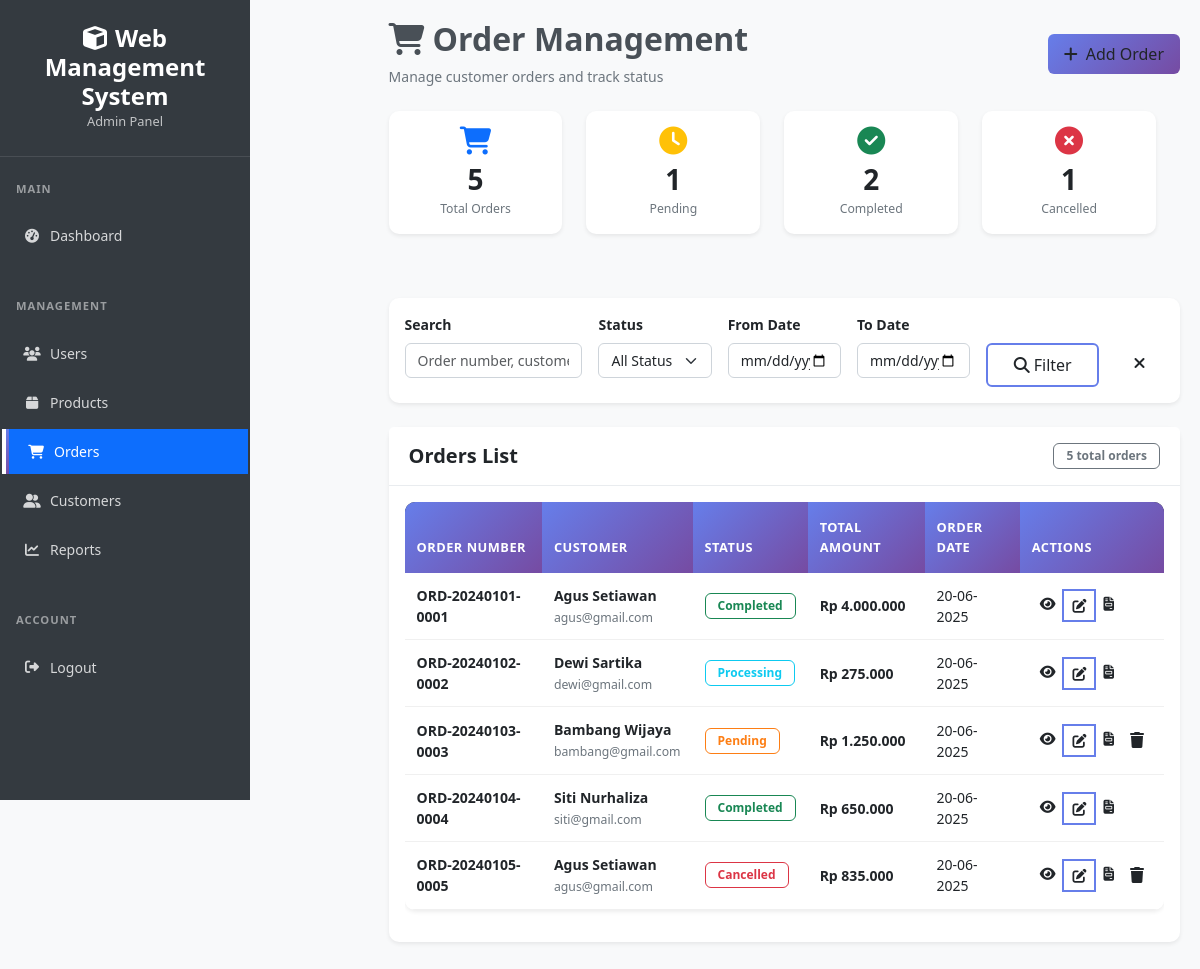
The app's page /admin/orders/index.php (signed in) with its own data.
### tables this page shows
CREATE TABLE `orders` (
  `id` int(11) NOT NULL,
  `customer_id` int(11) NOT NULL,
  `user_id` int(11) NOT NULL,
  `order_number` varchar(50) NOT NULL,
  `total_amount` decimal(10,2) NOT NULL DEFAULT 0.00,
  `status` enum('pending','processing','completed','cancelled') DEFAULT 'pending',
  `payment_status` enum('unpaid','paid','partial') DEFAULT 'unpaid',
  `order_date` timestamp NOT NULL DEFAULT current_timestamp(),
  `notes` text DEFAULT NULL
);

CREATE TABLE `customers` (
  `id` int(11) NOT NULL,
  `name` varchar(100) NOT NULL,
  `email` varchar(100) DEFAULT NULL,
  `phone` varchar(20) DEFAULT NULL,
  `address` text DEFAULT NULL,
  `city` varchar(50) DEFAULT NULL,
  `postal_code` varchar(10) DEFAULT NULL,
  `is_active` tinyint(1) DEFAULT 1,
  `created_at` timestamp NOT NULL DEFAULT current_timestamp()
);

### config/database.php (called while the page is built, shortened)
<?php
class Database {
    private $host = '127.0.0.1';
    private $dbname = 'web_app_db';
    private $username = 'root';
    private $password = '';
    private $charset = 'utf8mb4';
    private $pdo;
    public function connect() {
        if ($this->pdo === null) {
            try {
                $dsn = "mysql:host={$this->host};dbname={$this->dbname};charset={$this->charset}";
                $options = [
                    PDO::ATTR_ERRMODE => PDO::ERRMODE_EXCEPTION,
                    PDO::ATTR_DEFAULT_FETCH_MODE => PDO::FETCH_ASSOC,
                    PDO::ATTR_EMULATE_PREPARES => false,
                    PDO::MYSQL_ATTR_INIT_COMMAND => "SET NAMES {$this->charset}"
                ];
                $this->pdo = new PDO($dsn, $this->username, $this->password, $options);
            } catch (PDOException $e) {
                error_log("Database connection error: " . $e->getMessage());
                die("Database connection failed. Please check configuration.");
            }
        }
        return $this->pdo;
    }
}
$database = new Database();
$pdo = $database->connect();
function getDB() {
    global $pdo;
    return $pdo;
}
function executeQuery($sql, $params = []) {
    try {
        $pdo = getDB();
        $stmt = $pdo->prepare($sql);
        $stmt->execute($params);
        return $stmt;
    } catch (PDOException $e) {
        error_log("Query error: " . $e->getMessage());
        throw new Exception("Database query failed");
    }
}
function getRecord($sql, $params = []) {
    $stmt = executeQuery($sql, $params);
    return $stmt->fetch();
}
function getRecords($sql, $params = []) {
    $stmt = executeQuery($sql, $params);
    return $stmt->fetchAll();
}
?>

### config/config.php (called while the page is built, shortened)
<?php
function sanitizeInput($data) {
    return htmlspecialchars(strip_tags(trim($data)), ENT_QUOTES, 'UTF-8');
}
require_once CONFIG_PATH . '/database.php';
?>

### includes/functions.php (called while the page is built, shortened)
<?php
require_once dirname(__DIR__) . '/config/config.php';
require_once dirname(__DIR__) . '/config/database.php';
function formatDate($date, $format = DISPLAY_DATE_FORMAT) {
    return date($format, strtotime($date));
}
function formatDateTime($datetime, $format = DISPLAY_DATETIME_FORMAT) {
    return date($format, strtotime($datetime));
}
function formatCurrency($amount, $currency = 'IDR') {
    if ($currency === 'IDR') {
        return 'Rp ' . number_format($amount, 0, ',', '.');
    }
    return '$' . number_format($amount, 2, '.', ',');
}
?>

### admin/orders/index.php (the view, shortened to what this page needs)
<?php
require_once '../../config/config.php';
require_once '../../includes/functions.php';
$search = sanitizeInput($_GET['search'] ?? '');
$date_from = sanitizeInput($_GET['date_from'] ?? '');
$date_to = sanitizeInput($_GET['date_to'] ?? '');
$where_conditions = [];
$params = [];
$where_clause = !empty($where_conditions) ? 'WHERE ' . implode(' AND ', $where_conditions) : '';
$page = (int)($_GET['page'] ?? 1);
$limit = RECORDS_PER_PAGE;
$offset = ($page - 1) * $limit;
$count_sql = "SELECT COUNT(*) as total
              FROM orders o
              LEFT JOIN customers c ON o.customer_id = c.id
              $where_clause";
$count_result = getRecord($count_sql, $params);
$total_records = $count_result['total'] ?? 0;
$sql = "SELECT o.*, c.name as customer_name, c.email as customer_email,
               COALESCE(o.total_amount, 0) as calculated_total
        FROM orders o
        LEFT JOIN customers c ON o.customer_id = c.id
        $where_clause
        ORDER BY o.order_date DESC
        LIMIT $limit OFFSET $offset";
$orders = getRecords($sql, $params);
$stats = [
    'total_orders' => getRecord("SELECT COUNT(*) as count FROM orders")['count'] ?? 0,
    'pending_orders' => getRecord("SELECT COUNT(*) as count FROM orders WHERE status = 'pending'")['count'] ?? 0,
    'completed_orders' => getRecord("SELECT COUNT(*) as count FROM orders WHERE status = 'completed'")['count'] ?? 0,
    'cancelled_orders' => getRecord("SELECT COUNT(*) as count FROM orders WHERE status = 'cancelled'")['count'] ?? 0
];
include '../../includes/header.php';
?>
<div class="d-flex">
    <?php include '../../includes/admin_sidebar.php'; ?>
    <div class="admin-content flex-grow-1">
        <div class="d-flex justify-content-between align-items-center mb-4">
            <div>
                <h2><i class="fas fa-shopping-cart me-2"></i>Order Management</h2>
                <p class="text-muted mb-0">Manage customer orders and track status</p>
            </div>
            <div class="d-flex gap-2">
                <a href="add.php" class="btn btn-primary">
                    <i class="fas fa-plus me-2"></i>Add Order
                </a>
            </div>
        </div>
        <div class="row mb-4">
            <div class="col-md-3">
                <div class="card text-center">
                    <div class="card-body">
                        <i class="fas fa-shopping-cart fa-2x text-primary mb-2"></i>
                        <h3 class="mb-0"><?= number_format($stats['total_orders']) ?></h3>
                        <small class="text-muted">Total Orders</small>
                    </div>
                </div>
            </div>
            <div class="col-md-3">
                <div class="card text-center">
                    <div class="card-body">
                        <i class="fas fa-clock fa-2x text-warning mb-2"></i>
                        <h3 class="mb-0"><?= number_format($stats['pending_orders']) ?></h3>
                        <small class="text-muted">Pending</small>
                    </div>
                </div>
            </div>
            <div class="col-md-3">
                <div class="card text-center">
                    <div class="card-body">
                        <i class="fas fa-check-circle fa-2x text-success mb-2"></i>
                        <h3 class="mb-0"><?= number_format($stats['completed_orders']) ?></h3>
                        <small class="text-muted">Completed</small>
                    </div>
                </div>
            </div>
            <div class="col-md-3">
                <div class="card text-center">
                    <div class="card-body">
                        <i class="fas fa-times-circle fa-2x text-danger mb-2"></i>
                        <h3 class="mb-0"><?= number_format($stats['cancelled_orders']) ?></h3>
                        <small class="text-muted">Cancelled</small>
                    </div>
                </div>
            </div>
        </div>
        <div class="card mb-4">
            <div class="card-body">
                <form method="GET" class="row g-3">
                    <div class="col-md-3">
                        <label class="form-label">Search</label>
                        <input type="text" name="search" class="form-control"
                               placeholder="Order number, customer..."
                               value="<?= htmlspecialchars($search) ?>">
                    </div>
                    <div class="col-md-2">
                        <label class="form-label">Status</label>
                        <select name="status" class="form-select">
                            <option value="">All Status</option>
                        </select>
                    </div>
                    <div class="col-md-2">
                        <label class="form-label">From Date</label>
                        <input type="date" name="date_from" class="form-control"
                               value="<?= htmlspecialchars($date_from) ?>">
                    </div>
                    <div class="col-md-2">
                        <label class="form-label">To Date</label>
                        <input type="date" name="date_to" class="form-control"
                               value="<?= htmlspecialchars($date_to) ?>">
                    </div>
                    <div class="col-md-2">
                        <label class="form-label">&nbsp;</label>
                        <div class="d-grid">
                            <button type="submit" class="btn btn-outline-primary">
                                <i class="fas fa-search me-1"></i>Filter
                            </button>
                        </div>
                    </div>
                    <div class="col-md-1">
                        <label class="form-label">&nbsp;</label>
                        <div class="d-grid">
                            <a href="index.php" class="btn btn-outline-secondary">
                                <i class="fas fa-times"></i>
                            </a>
                        </div>
                    </div>
                </form>
            </div>
        </div>
        <div class="card">
            <div class="card-header d-flex justify-content-between align-items-center">
                <h5 class="mb-0">Orders List</h5>
                <span class="badge bg-secondary"><?= $total_records ?> total orders</span>
            </div>
            <div class="card-body">
                <?php if (empty($orders)): ?>
                    <div class="text-center py-5">
                        <i class="fas fa-shopping-cart fa-3x text-muted mb-3"></i>
                        <h5>No orders found</h5>
                        <p class="text-muted">Try adjusting your search criteria or add new orders.</p>
                    </div>
                <?php else: ?>
                    <div class="table-responsive">
                        <table class="table table-hover" id="ordersTable">
                            <thead>
                                <tr>
                                    <th>Order Number</th>
                                    <th>Customer</th>
                                    <th>Status</th>
                                    <th>Total Amount</th>
                                    <th>Order Date</th>
                                    <th>Actions</th>
                                </tr>
                            </thead>
                            <tbody>
                                <?php foreach ($orders as $order): ?>
                                    <tr>
                                        <td>
                                            <div class="fw-bold"><?= htmlspecialchars($order['order_number']) ?></div>
                                        </td>
                                        <td>
                                            <div class="fw-bold"><?= htmlspecialchars($order['customer_name'] ?? 'Guest') ?></div>
                                            <small class="text-muted"><?= htmlspecialchars($order['customer_email'] ?? '') ?></small>
                                        </td>
                                        <td>
                                            <?php
                                            $status_colors = [
                                                'pending' => 'warning',
                                                'processing' => 'info',
                                                'shipped' => 'info',
                                                'completed' => 'success',
                                                'cancelled' => 'danger'
                                            ];
                                            $color = $status_colors[$order['status']] ?? 'secondary';
                                            ?>
                                            <span class="badge bg-<?= $color ?>">
                                                <?= ucfirst($order['status']) ?>
                                            </span>
                                        </td>
                                        <td>
                                            <span class="fw-bold"><?= formatCurrency($order['calculated_total'] ?? $order['total_amount'] ?? 0) ?></span>
                                        </td>
                                        <td>
                                            <span title="<?= formatDateTime($order['order_date']) ?>">
                                                <?= formatDate($order['order_date']) ?>
                                            </span>
                                        </td>
                                        <td>
                                            <div class="btn-group btn-group-sm">
                                                <a href="view.php?id=<?= $order['id'] ?>"
                                                   class="btn btn-outline-info"
                                                   title="View Order">
                                                    <i class="fas fa-eye"></i>
                                                </a>
                                                <a href="edit.php?id=<?= $order['id'] ?>"
                                                   class="btn btn-outline-primary"
                                                   title="Edit Order">
                                                    <i class="fas fa-edit"></i>
                                                </a>
                                                <a href="invoice.php?id=<?= $order['id'] ?>"
                                                   class="btn btn-outline-success"
                                                   title="Generate Invoice"
                                                   target="_blank">
                                                    <i class="fas fa-file-invoice"></i>
                                                </a>
                                                <?php if (in_array($order['status'], ['pending', 'cancelled'])): ?>
                                                <form method="POST" action="process.php" class="d-inline delete-order-form" style="display:inline;">
                                                    <button type="submit" class="btn btn-outline-danger" title="Delete Order" onclick="return confirm('Are you sure you want to delete this order?');">
                                                        <i class="fas fa-trash"></i>
                                                    </button>
                                                </form>
                                                <?php endif; ?>
                                            </div>
                                        </td>
                                    </tr>
                                <?php endforeach; ?>
                            </tbody>
                        </table>
                    </div>
                <?php endif; ?>
            </div>
        </div>
    </div>
</div>

### records on screen
orders: order_number "ORD-20240101-0001", customer.name "Agus Setiawan", customer.email "agus@gmail.com", status "Completed", total_amount "Rp 4.000.000", order_date "20-06-2025"
orders: order_number "ORD-20240102-0002", customer.name "Dewi Sartika", customer.email "dewi@gmail.com", status "Processing", total_amount "Rp 275.000", order_date "20-06-2025"
orders: order_number "ORD-20240103-0003", customer.name "Bambang Wijaya", customer.email "bambang@gmail.com", status "Pending", total_amount "Rp 1.250.000", order_date "20-06-2025"
orders: order_number "ORD-20240104-0004", customer.name "Siti Nurhaliza", customer.email "siti@gmail.com", status "Completed", total_amount "Rp 650.000", order_date "20-06-2025"
orders: order_number "ORD-20240105-0005", customer.name "Agus Setiawan", customer.email "agus@gmail.com", status "Cancelled", total_amount "Rp 835.000", order_date "20-06-2025"

### other values on screen
APP_NAME "Web Management System"
$stats['total_orders'] "5"
$stats['pending_orders'] "1"
$stats['completed_orders'] "2"
$stats['cancelled_orders'] "1"
$total_records "5"
